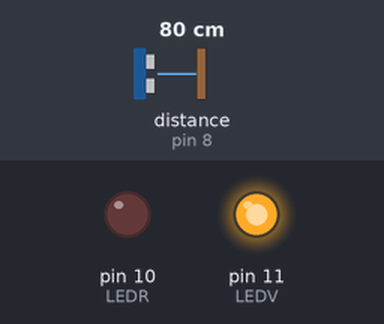
A sketch run on a simulated Arduino Uno, built with avr-gcc and run on an emulated ATmega328P. Shown: output pins drawn as LEDs (lit = HIGH). Wiring (inferred from the names in the program): ultrasonic range finder: trigger pin 7; echo pin 8. The test bench sets the inputs (shaded band); at power-on: distance to the obstacle (sensor on pin 8) 80 cm. The echo pulse lasts 58.3 µs per cm; pins used as bus, display or sensor lines are not drawn.

Above: at 1.2 s.
1.3 s: distance to the obstacle (sensor on pin 8) set to 54 cm
2.8 s: distance to the obstacle (sensor on pin 8) set to 48 cm
At 3.1 s:
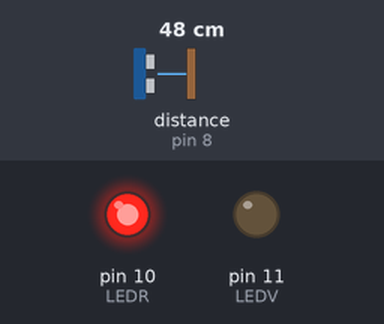
4.3 s: distance to the obstacle (sensor on pin 8) set to 60 cm
At 5.4 s:
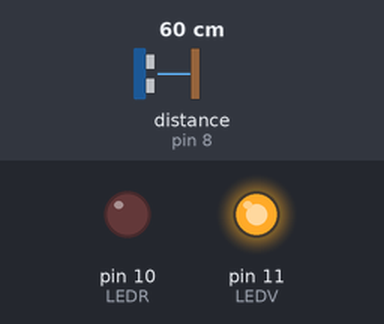
5.8 s: distance to the obstacle (sensor on pin 8) set to 2 cm
At 6.5 s:
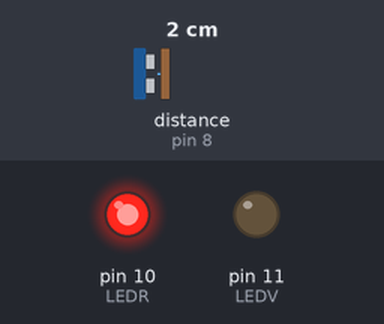
Timing chart, 0 to 8.3 s (numbered marks = the images above; inputs shaded):
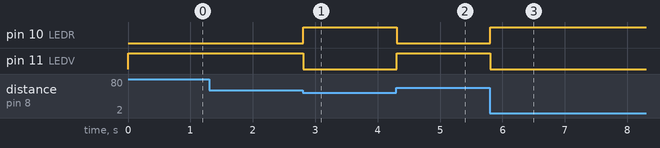

The sketch:

3.8-Distance_Sensing.ino
```cpp
int trigPin = 7;
int echoPin = 8;
int LEDR = 10;
int LEDV = 11;
float Speed = 0.0343;
long duration, distance;

void setup()
{
   pinMode(trigPin, OUTPUT);

   pinMode(echoPin, INPUT);

   pinMode(LEDR, OUTPUT);

   pinMode(LEDV, OUTPUT);

   digitalWrite (LEDR , LOW);

   digitalWrite (LEDV , LOW);
}
void loop()
 {
   digitalWrite(trigPin, LOW);

   delayMicroseconds(2);

   digitalWrite(trigPin, HIGH);
   delayMicroseconds(10);

   digitalWrite(trigPin, LOW);

   duration = pulseIn(echoPin, HIGH) ;

   distance = Speed* duration / 2;

   if ( distance <= 50){
       digitalWrite (LEDR , HIGH);

       digitalWrite (LEDV , LOW);

   }
    else if ( distance >= 6) {
       digitalWrite (LEDR , LOW);
       digitalWrite (LEDV , HIGH);
 }
 }
```

Measured:
- the behaviour switches between 52 and 51 cm on distance to the obstacle (sensor on pin 8) (found by bisection; images 0 and 1)
- after the input at 1.3 s, every drawn part: stays the same
- after the input at 2.8 s, pin 10 (LEDR): LOW → HIGH at once; pin 11 (LEDV): HIGH → LOW at once
- after the input at 4.3 s, pin 10 (LEDR): HIGH → LOW at once; pin 11 (LEDV): LOW → HIGH at once
- after the input at 5.8 s, pin 10 (LEDR): LOW → HIGH at once; pin 11 (LEDV): HIGH → LOW at once
